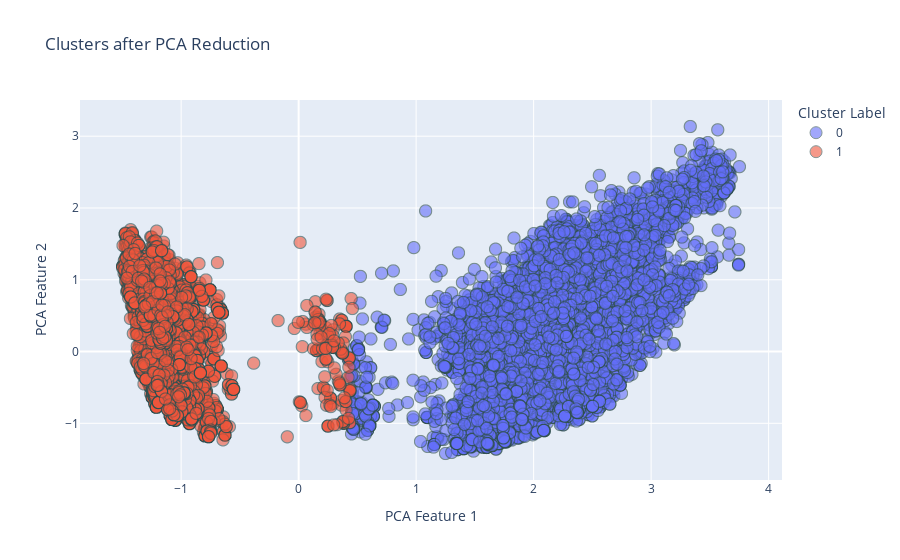

The code cell stored with this chart in its notebook:
### Code cell
# Extract the transformed dataset from the pipeline
transformed_data = pipeline.named_steps['preprocessor'].transform(data)

pca = PCA(n_components=2)
reduced_data = pca.fit_transform(transformed_data)

# Convert cluster labels to string to treat them as categorical data for coloring
cluster_labels_str = cluster_labels.astype(str)

# Create the Plotly scatter plot of the reduced data points, colored by their cluster labels
fig = px.scatter(
    x=reduced_data[:, 0],
    y=reduced_data[:, 1],
    color=cluster_labels_str,
    color_continuous_scale='Viridis',
    labels={'color': 'Cluster Label'},
    title='Clusters after PCA Reduction'
)

fig.update_traces(marker=dict(size=12, line=dict(width=1, color='DarkSlateGrey'), opacity=0.6))
fig.update_layout(xaxis_title='PCA Feature 1', yaxis_title='PCA Feature 2')
fig.show()

### Figure 1 — Plotly figure (JSON) as saved in the notebook; plotly's stock layout.template omitted (floating-point values rounded to 4 significant figures; data arrays with more than 128 entries replaced by an {"elided": "..."} marker saying what was removed)
{"data": [{"hovertemplate": "Cluster Label=0<br>x=%{x}<br>y=%{y}<extra></extra>", "legendgroup": "0", "marker": {"color": "#636efa", "line": {"color": "DarkSlateGrey", "width": 1}, "opacity": 0.6, "size": 12, "symbol": "circle"}, "mode": "markers", "name": "0", "showlegend": true, "type": "scattergl", "x": {"elided": "14053 float values"}, "xaxis": "x", "y": {"elided": "14053 float values"}, "yaxis": "y"}, {"hovertemplate": "Cluster Label=1<br>x=%{x}<br>y=%{y}<extra></extra>", "legendgroup": "1", "marker": {"color": "#EF553B", "line": {"color": "DarkSlateGrey", "width": 1}, "opacity": 0.6, "size": 12, "symbol": "circle"}, "mode": "markers", "name": "1", "showlegend": true, "type": "scattergl", "x": {"elided": "25809 float values"}, "xaxis": "x", "y": {"elided": "25809 float values"}, "yaxis": "y"}], "layout": {"legend": {"title": {"text": "Cluster Label"}, "tracegroupgap": 0}, "title": {"text": "Clusters after PCA Reduction"}, "xaxis": {"anchor": "y", "domain": [0, 1], "title": {"text": "PCA Feature 1"}}, "yaxis": {"anchor": "x", "domain": [0, 1], "title": {"text": "PCA Feature 2"}}}}
